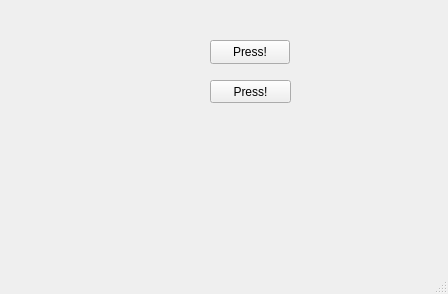
<?xml version="1.0" encoding="UTF-8"?>
<ui version="4.0">
 <class>MainWindow</class>
 <widget class="QMainWindow" name="MainWindow">
  <property name="geometry">
   <rect>
    <x>0</x>
    <y>0</y>
    <width>448</width>
    <height>294</height>
   </rect>
  </property>
  <property name="windowTitle">
   <string>MainWindow</string>
  </property>
  <widget class="QWidget" name="centralwidget">
   <widget class="QLedIndicator" name="qLedIndicator">
    <property name="geometry">
     <rect>
      <x>30</x>
      <y>40</y>
      <width>151</width>
      <height>24</height>
     </rect>
    </property>
   </widget>
   <widget class="QPushButton" name="pushButton">
    <property name="geometry">
     <rect>
      <x>210</x>
      <y>40</y>
      <width>80</width>
      <height>24</height>
     </rect>
    </property>
    <property name="text">
     <string>Press!</string>
    </property>
   </widget>
   <widget class="QLedIndicator" name="qLedIndicator_2">
    <property name="geometry">
     <rect>
      <x>30</x>
      <y>80</y>
      <width>101</width>
      <height>24</height>
     </rect>
    </property>
   </widget>
   <widget class="QPushButton" name="pushButton_2">
    <property name="geometry">
     <rect>
      <x>210</x>
      <y>80</y>
      <width>81</width>
      <height>23</height>
     </rect>
    </property>
    <property name="text">
     <string>Press!</string>
    </property>
   </widget>
  </widget>
  <widget class="QMenuBar" name="menubar">
   <property name="geometry">
    <rect>
     <x>0</x>
     <y>0</y>
     <width>448</width>
     <height>21</height>
    </rect>
   </property>
  </widget>
  <widget class="QStatusBar" name="statusbar"/>
 </widget>
 <customwidgets>
  <customwidget>
   <class>QLedIndicator</class>
   <extends>QWidget</extends>
   <header>QLedIndicator.h</header>
  </customwidget>
 </customwidgets>
 <resources/>
 <connections/>
</ui>
